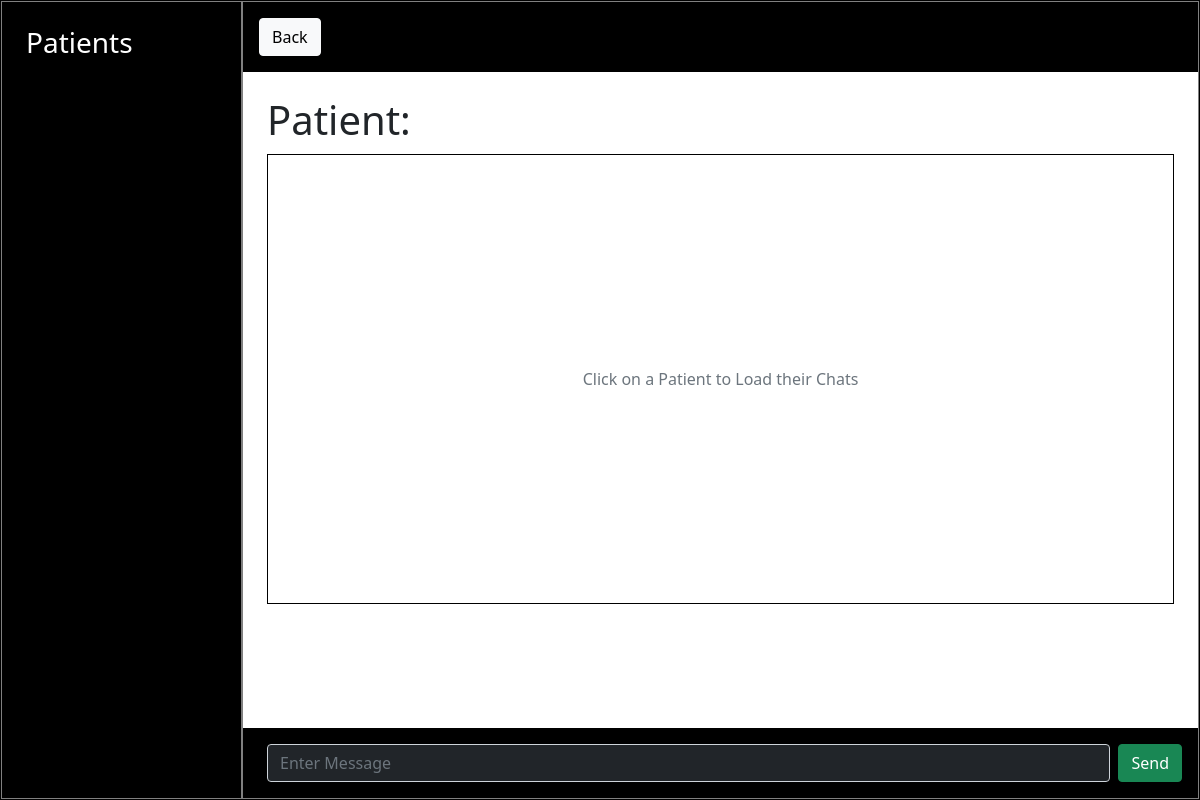
/doctor/follow_ups (signed in), run on an earlier commit of the app's database.
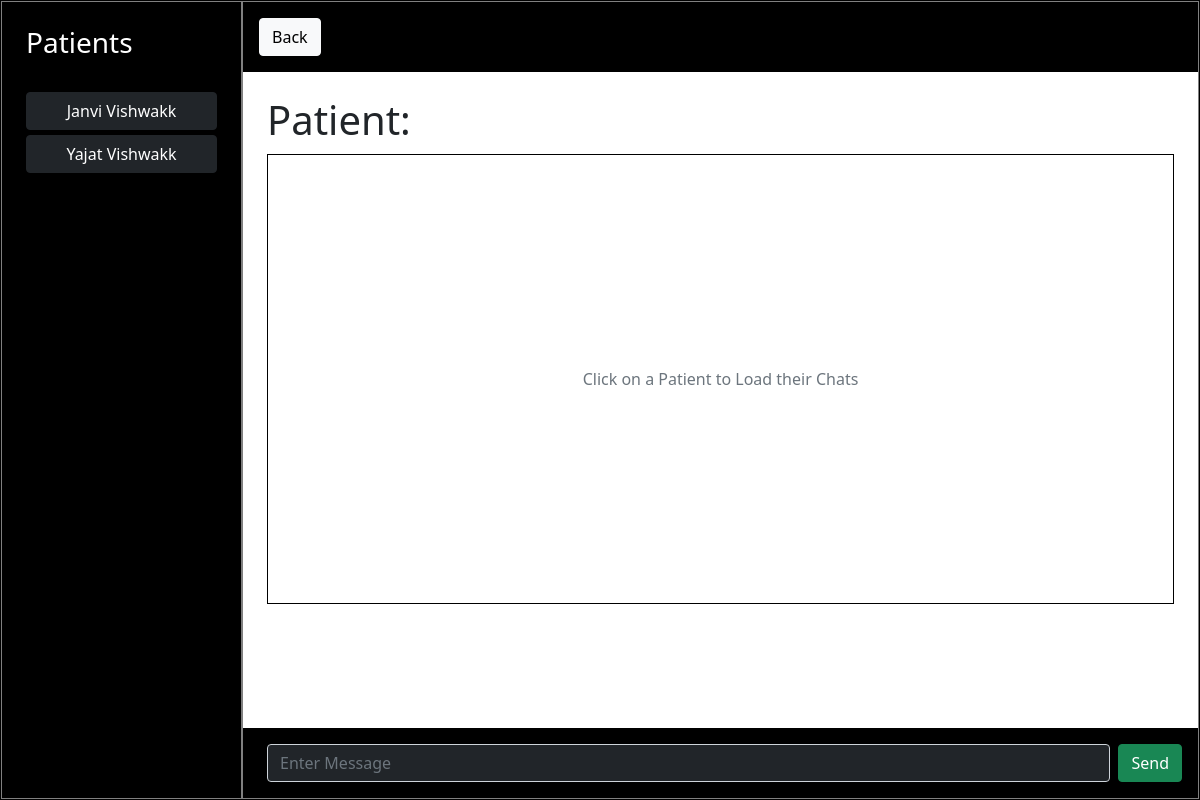
And on a later commit of the database.
### CovaxinatorAPI/models.py (models this page shows, shortened)
class Patient(db.Model):
	id = db.Column(db.Integer, primary_key=True)
	name = db.Column(db.String)
	phone = db.Column(db.String) #also used as username
	password = db.Column(db.String) #also used as password
	location = db.relationship('Location', secondary=patient_location_association, backref=db.backref('patients', lazy='dynamic'))
	aadhar = db.Column(db.String)
	address = db.Column(db.String)
	is_alive = db.Column(db.String)
	is_vaccinated = db.Column(db.Boolean, default=False)
	doctor_id = db.Column(db.Integer, db.ForeignKey('doctor.id'))
	vaccine_batch_id = db.Column(db.Integer, db.ForeignKey('vaccine_batch.id'))
	side_effects = db.relationship('SideEffects', backref='patient')
	followup_chat_id = db.Column(db.Integer, db.ForeignKey('follow_up_chat_data.id'))

### CovaxinatorAPI/doctor/routes.py (the view)
@doctor.route('/follow_ups')
def follow_ups():
	doc_id = session.get('logged_in_doctor')
	if(not doc_id): return redirect(url_for('doctor.doctor_login'))
	doctor = Doctor.query.filter_by(id=doc_id).first()
	patients = doctor.patients
	pat = {}
	for p in patients:
		pat[p.phone] = p.name
	pat = json.dumps(pat)
	return render_template('doctor/follow_ups.html', title="Follow Ups", patients=patients, doctor=doctor, json=json, pat=pat)

### CovaxinatorAPI/templates/doctor/follow_ups.html (shortened to what this page needs)
{% extends 'layout.html' %}
{% block content %}
<div class="cont">
	<div class="sidebar p-4">
		<h3>Patients</h3>
		<br>
		{% for patient in patients %}
			<button class="btn btn-dark op" onclick="changeChatContext({{patient.phone}})">{{patient.name}}</button><br>
		{% endfor %}
	</div>
	<div class="mainbar">
		<div class="topbar p-3">
			<button class="btn btn-light" onclick="window.history.back()">Back</button>
		</div>
		<div class="midsection p-4">
			<h1>Patient: </h1>
			<div id="chatArea" class="p-3">
				<center class="tx text-muted">
				Click on a Patient to Load their Chats
				</center>
			</div>
		</div>
		<div class="bottombar p-3 d-flex">
			<input type="text" id="msgbox" class="form-control mx-2 bg-dark text-light" placeholder="Enter Message">
			<button class="btn btn-success" onclick="sendPrivateMessage()">Send</button>
		</div>
	</div>
</div>
{% endblock content %}

What changed in the data, as far as the page shows it:
now on this page (row edited): Patient: name "Janvi Vishwakk"
added Patient: name "Yajat Vishwakk"
